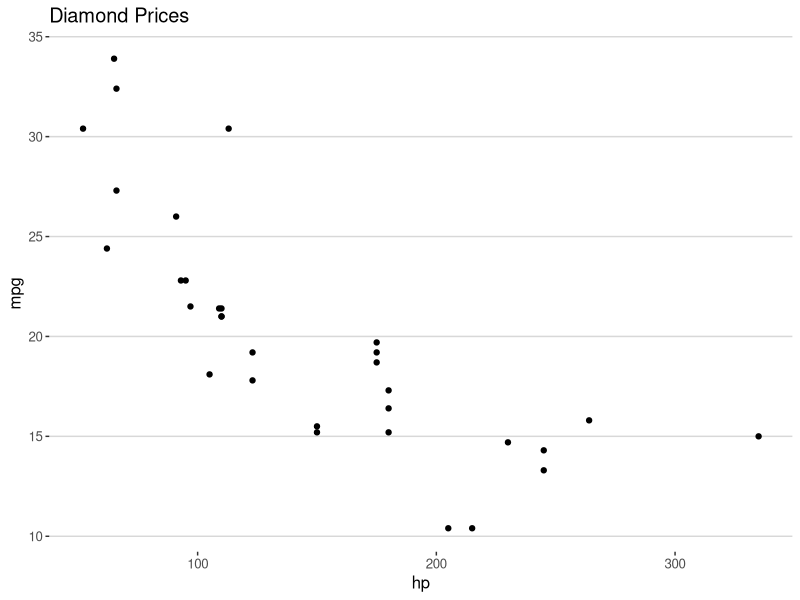
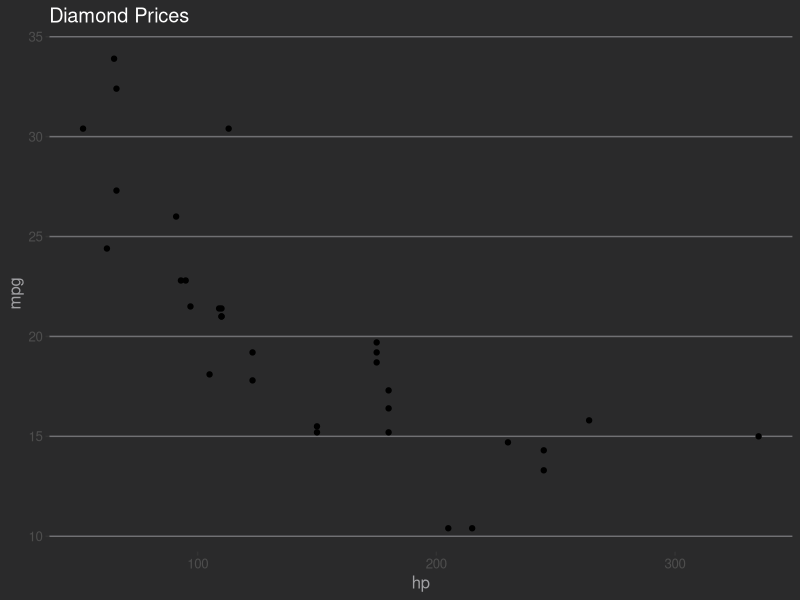

R code for these plots, in order:
## ---- chunk 1
library(ggplot2)
library(ggthemes)
## ---- chunk 2
(qplot(hp, mpg, data = mtcars, geom = 'point')
+ scale_colour_hc()
+ ggtitle('Diamond Prices')
+ theme_hc())
## Use a Dark-Unica theme
(qplot(hp, mpg, data = mtcars, geom = 'point')
+ scale_colour_hc('darkunica')
+ ggtitle('Diamond Prices')
+ theme_hc(bgcolor = 'darkunica'))
